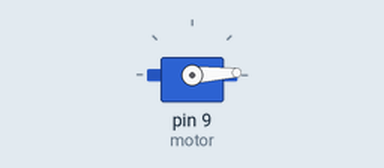
A sketch run on a simulated Arduino Uno, built with avr-gcc and run on an emulated ATmega328P. Shown: servo.

Above: at 0.05 s.
At 0.9 s:
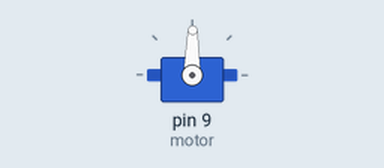
At 1.75 s:
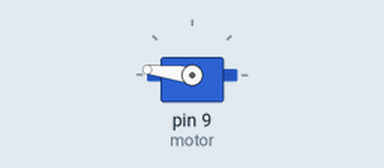
At 3.45 s:
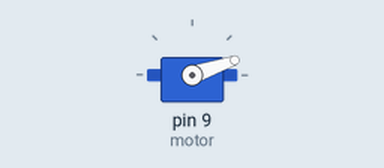
Timing chart, 0 to 8.3 s (numbered marks = the images above):
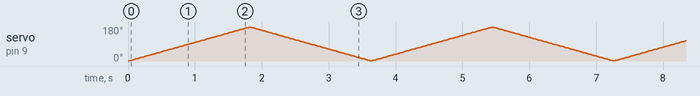

The sketch:

Servo_Motor.ino
```cpp
#include <Servo.h>
Servo motor;
int i;
void setup() {
  // put your setup code here, to run once:
  motor.attach(9);
  motor.write(180);
}

void loop() {
  // put your main code here, to run repeatedly:
  for(i=0;i<180;i++)
  {
  motor.write(i);
  delay(10);
}
  for(i=180;i>=1;i--){
  motor.write(i);
  delay(10);
}

}
```
